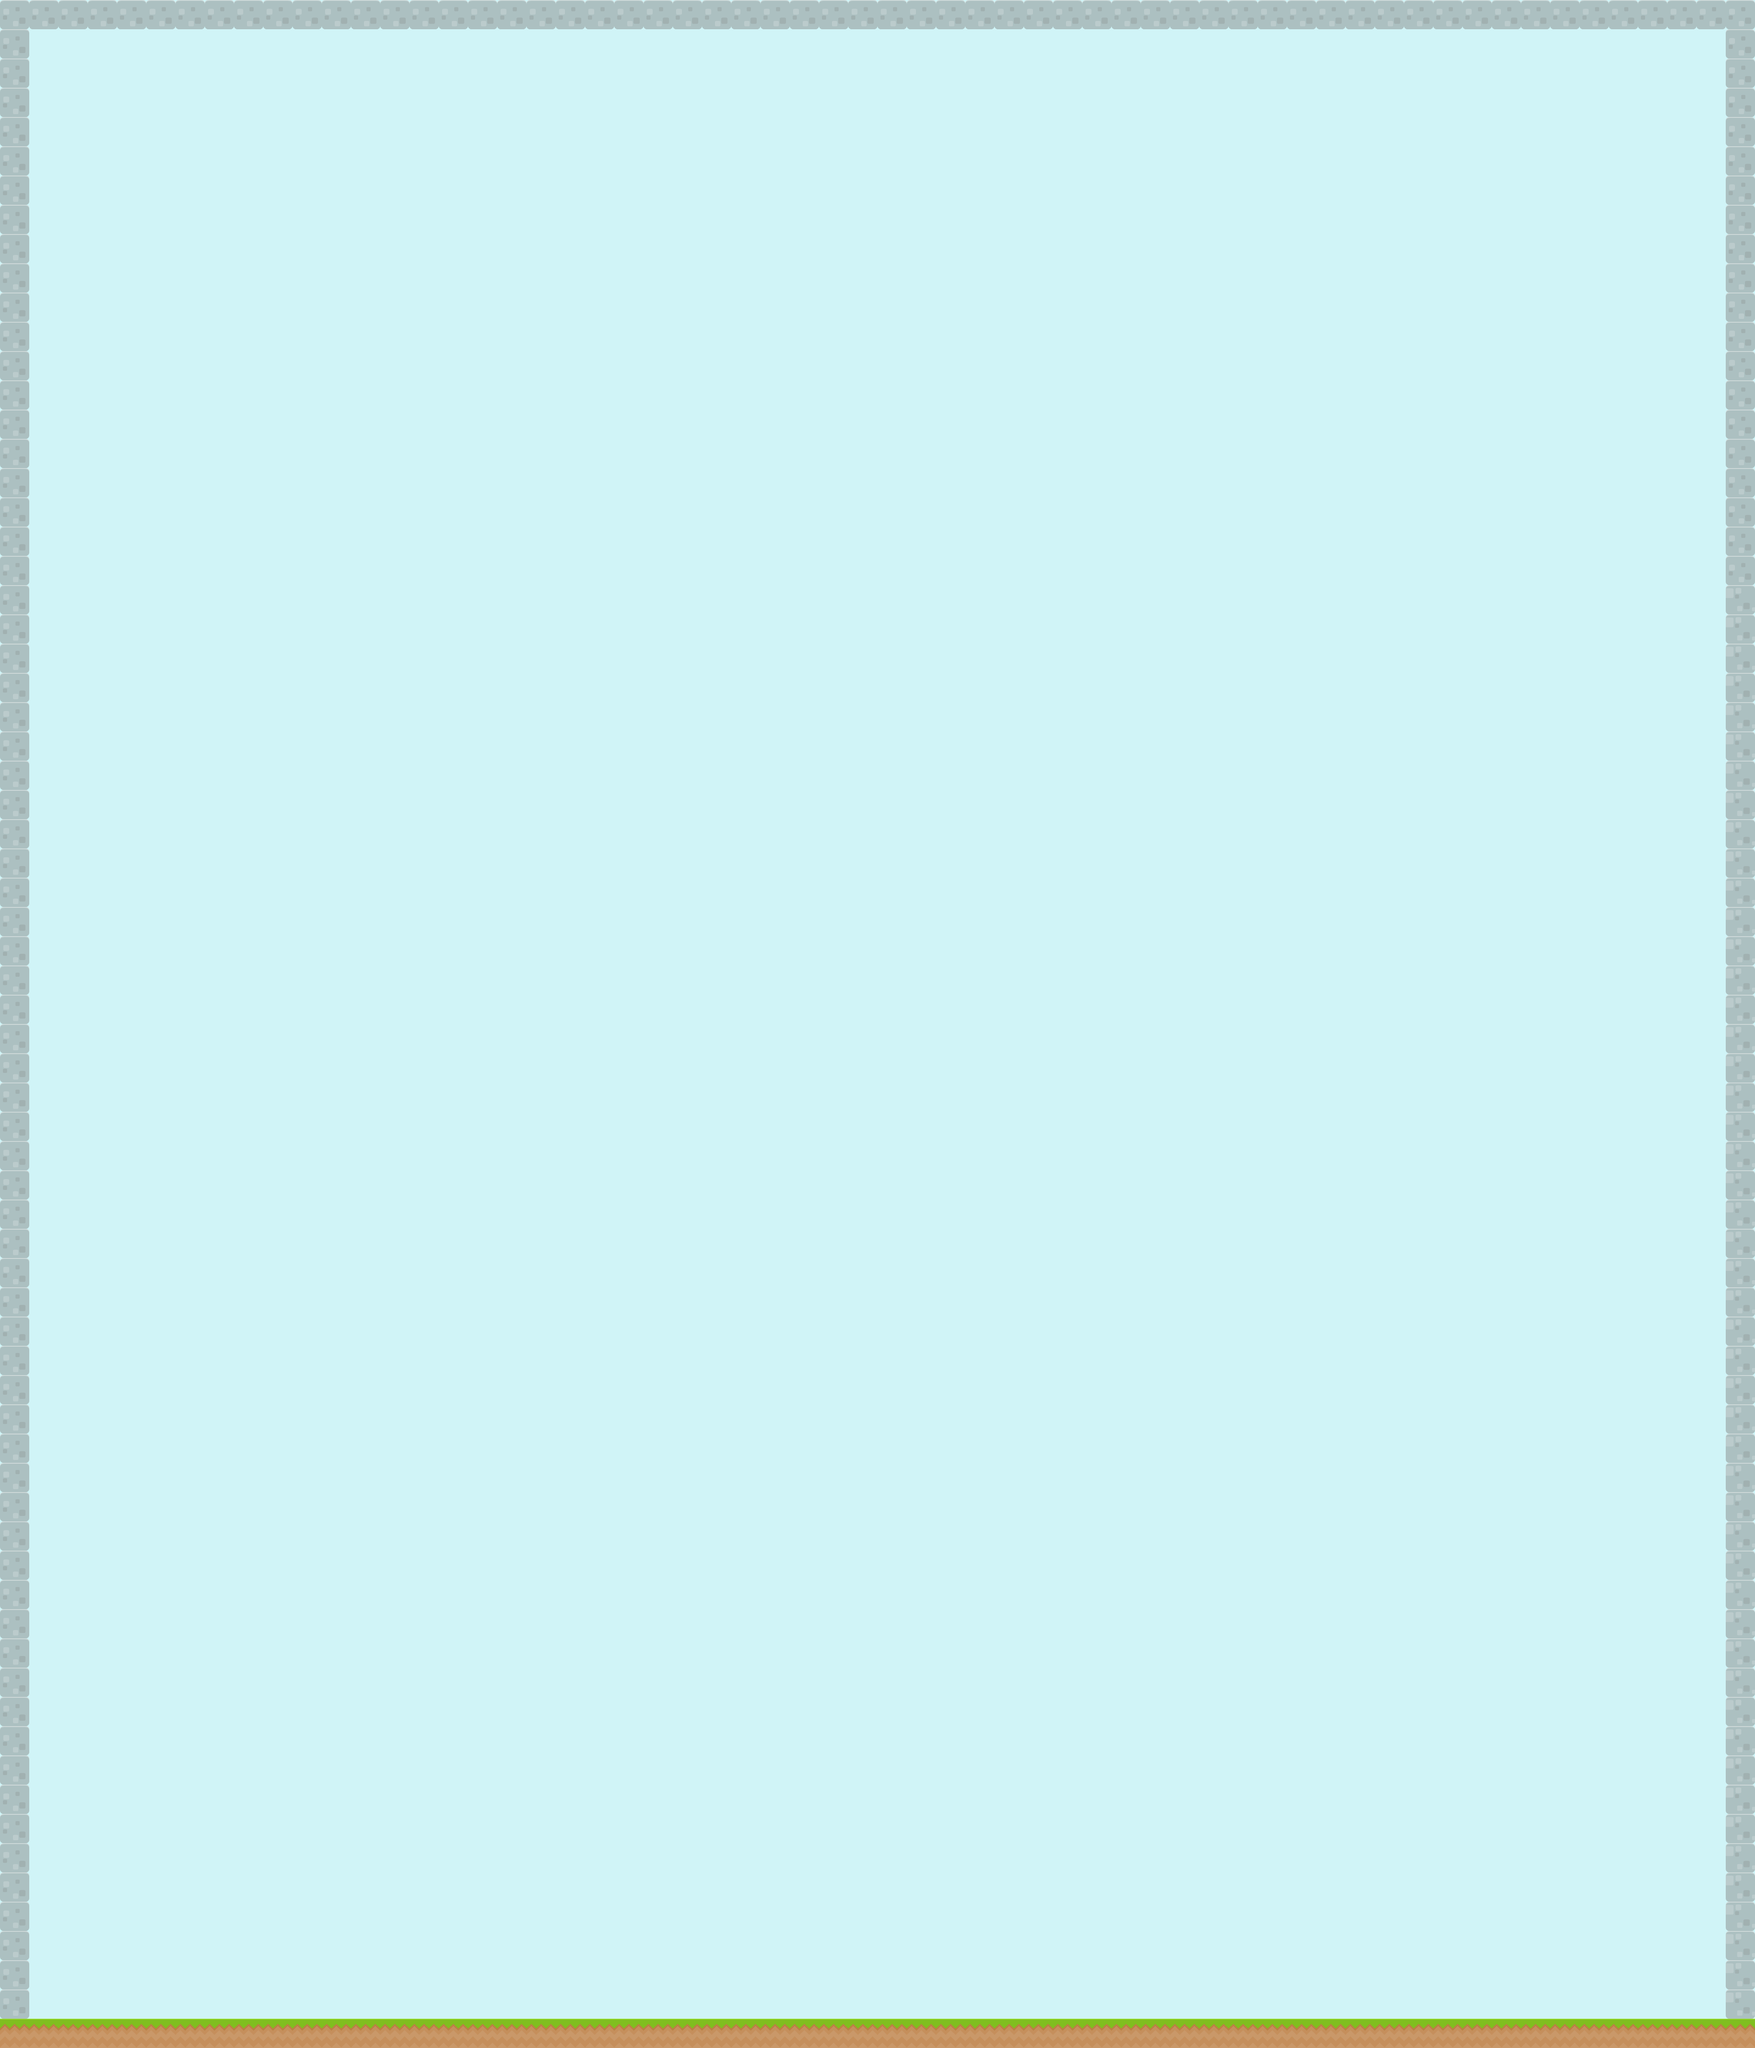

A 2D game scene composited from a Tiled map and its tileset images. What follows is a short description and the map's XML, with each tile layer's data collapsed to a summary:
An orthogonal 60x70 tile map with 70x70 px tiles, 1 tile layer (TileMainLayer), 2 tilesets and 6 objects (Player).

<map version="1.0" orientation="orthogonal" width="60" height="70" tilewidth="70" tileheight="70" backgroundcolor="#d0f4f7">
 <properties>
  <property name="METER" value="140" />
 </properties>
 <tileset firstgid="1" name="tiles_spritesheet" tilewidth="70" tileheight="70" spacing="2">
  <image source="../platformerGraphicsDeluxe_Updated/Tiles/tiles_spritesheet.png" width="914" height="936" />
 </tileset>
 <tileset firstgid="157" name="pink" tilewidth="69" tileheight="70">
  <image source="../pink.png" width="69" height="70" />
 </tileset>
 <layer name="TileMainLayer" width="60" height="70">
  <data>[4200 cells, 256 non-empty, 3 distinct tile ids]</data>
 </layer>
 <objectgroup name="Map" width="60" height="70">
  <properties>
   <property name="TYPE" value="GROUND" />
  </properties>
  <object x="0" y="4830" width="4200" height="70" />
  <object x="1400" y="4830" width="70" />
  <object x="0" y="0" width="70" height="4830" />
  <object x="4130" y="-70" width="70" height="4900" />
  <object x="70" y="0" width="4060" height="70" />
 </objectgroup>
 <objectgroup name="Players" width="60" height="70">
  <properties>
   <property name="TYPE" value="PLAYERS" />
  </properties>
  <object name="Player1" type="Player" gid="157" x="3500" y="4830">
   <properties>
    <property name="PLAYER" value="PINK" />
   </properties>
  </object>
 </objectgroup>
 <objectgroup name="Items" width="60" height="70">
  <properties>
   <property name="TYPE" value="ITEMS" />
  </properties>
 </objectgroup>
</map>
